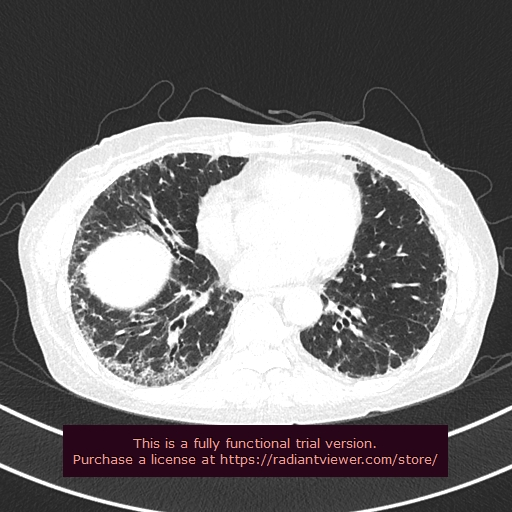
#> input picture test/reticular/1200001.jpg, 512 x 512 px
$ jupyter execute --allow-errors '统一肺实质分割算法2.0.ipynb'
#> lines starting #> are read from the running program, lines starting #| are printed output that depends on the picture; after the words box and inside, x2 and y2 are one past the last pixel; in counts of white or black regions, pixels touching at a corner belong together; long printed decimals are rounded
[cell 1]
import cv2 as cv
import matplotlib.pyplot as plt
import numpy as np

[cell 2]
img=cv.imread("test/reticular/1200001.jpg")#转换成灰度图
#> img is the input picture: shape (512, 512, 3); mean B, G, R 117.2, 115.9, 118.9
img=cv.cvtColor(img,cv.COLOR_BGR2GRAY)
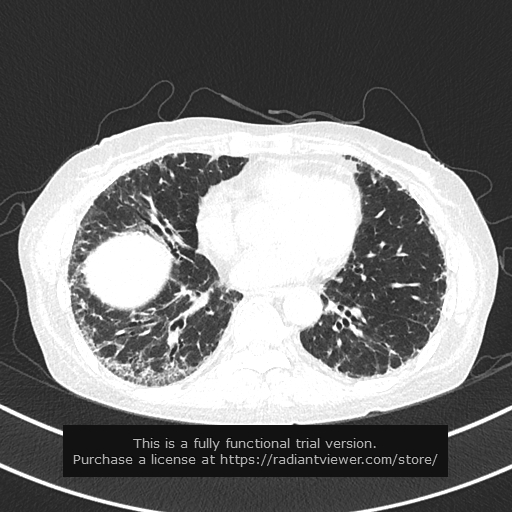
#> img: shape (512, 512); min 5, max 255, mean 117
plt.imshow(img,cmap="gray")

[cell 3]
#全局阈值分割
meanGray=img.mean() #平均灰度值
#> meanGray = 117
ret,thresh=cv.threshold(img,meanGray,255,cv.THRESH_BINARY)
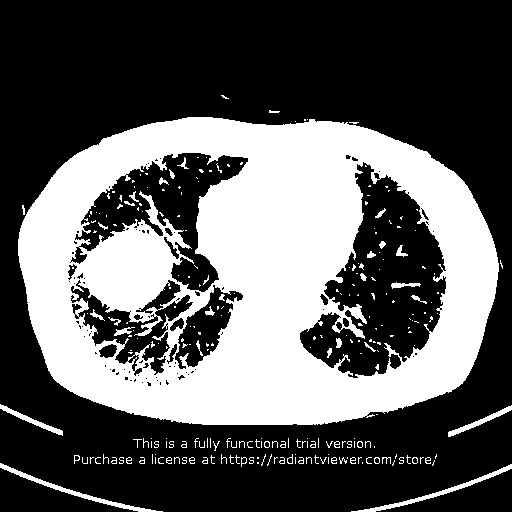
#> thresh: shape (512, 512); 36.3% white; 261 white regions (204 under 20 px), largest, box (x1, y1, x2, y2) and area: (18, 117, 499, 425) 90133, (0, 463, 163, 512) 704, (351, 464, 512, 512) 677
#> ret = 116
T=meanGray
#> T = 117

result=[]
T_last=0
print(abs(T_last-T))
#| 116.968
while abs(T_last-T)>0.1:
    T_last=T
    zero_value=0
    zero_num=0
    one_value=0
    one_num=0
    for i in range(img.shape[0]):
        for j in range(img.shape[1]):
            if thresh[i,j]==0:
                zero_num+=1
                zero_value+=img[i,j]
            else:
                one_num+=1
                one_value+=img[i,j]

    T=((zero_value/zero_num)+(one_value/one_num))/2 #计算前景和背景的平均灰度

    meanGray=T
    print(meanGray)
    ret,thresh=cv.threshold(img,meanGray,255,cv.THRESH_BINARY)
    result.append(thresh)
#> this loop made 4 passes
#> (T_last, T, meanGray, ret) on passes 1 to 4: (117, 142.4, 142.4, 142), (142.4, 145.6, 145.6, 145), (145.6, 145.9, 145.9, 145), (145.9, 145.9, 145.9, 145)
#| 142.356
#| 145.596
#| 145.887
#| 145.887
#> pass 1, `ret,thresh=cv.threshold(img,meanGray,255,cv.THRESH_BINARY)`:
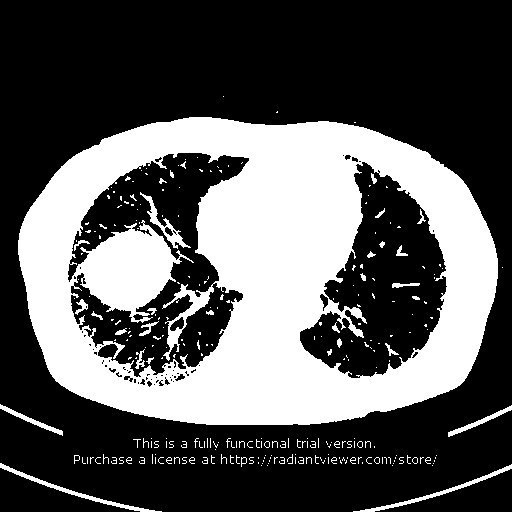
#> thresh: shape (512, 512); 34.8% white; 283 white regions (246 under 20 px), largest, box (x1, y1, x2, y2) and area: (18, 117, 498, 425) 86126, (0, 463, 162, 512) 645, (353, 464, 512, 512) 607
#> after the loop, result = 4 items
plt.imshow(thresh,cmap="gray")

[cell 4]
contours, hierarchy = cv.findContours(thresh,cv.RETR_EXTERNAL, cv.CHAIN_APPROX_SIMPLE)
#> contours = 140 contours, 129 with area under 20; largest, box (x1, y1, x2, y2) and area: (18, 117, 498, 425) 122754, (0, 463, 161, 512) 470, (354, 464, 512, 512) 443, (448, 406, 512, 437) 240, (0, 404, 63, 436) 238
maxArea=0
maxContour=[]
index=0
for i in range(len(contours)):
    area = cv.contourArea(contours[i])
    if area>maxArea:
        maxArea=area
        maxContour=contours[i]
#> this loop made 140 passes
#> (area, maxArea) on passes 5, 11, 139: (443, 443), (470, 470), (122754, 122754)
#> area on passes 30, 36, 55: 25, 25, 28.5
#> after the loop, maxArea = 122754; maxContour = contour of 574 points, box (x1, y1, x2, y2) (18, 117, 498, 425), area 122754

i=cv.drawContours(img, [maxContour], 0, (0,150,100), 3)
plt.imshow(i,cmap="gray")

[cell 5]
#判断点是否在最大连通区域轮廓内,制作掩模
mask=thresh.copy()
isIn=0
for i in range(thresh.shape[0]):
    for j in range(thresh.shape[1]):
        isIn=cv.pointPolygonTest(maxContour,(j,i),False)

        if isIn==1:
            mask[i,j]=0
        else:
            mask[i,j]=255
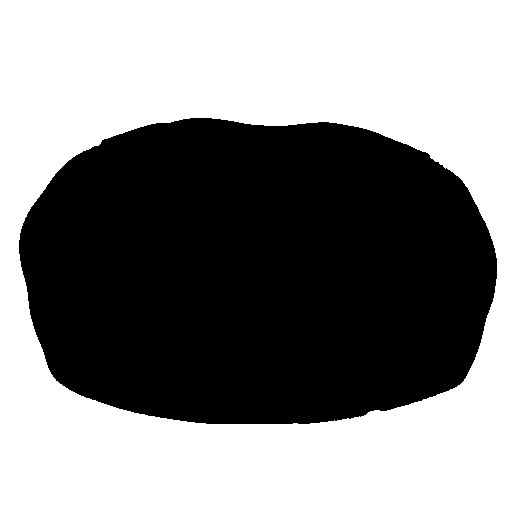
#> mask: shape (512, 512); 53.4% white; 1 black region, box (x1, y1, x2, y2) and area: (19, 118, 497, 424) 122139


plt.imshow(mask,cmap="gray")

[cell 6]
#取反
mask=~mask
result=mask-thresh
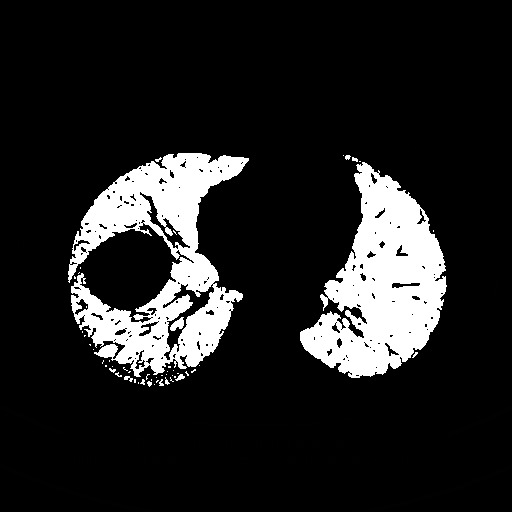
#> result: shape (512, 512); min 0, max 255, mean 34.5
plt.imshow(result,cmap="gray")

[cell 7]
#闭运算
kernel=cv.getStructuringElement(cv.MORPH_ELLIPSE,(3,3))
closing=cv.morphologyEx(result,cv.MORPH_CLOSE,kernel)#使用闭操作消除图像内部的小孔
mask=np.zeros([thresh.shape[0]+2,thresh.shape[1]+2],np.uint8)
fill1=result.copy()
cv.floodFill(fill1,mask=mask,seedPoint=(180,200),newVal=150)
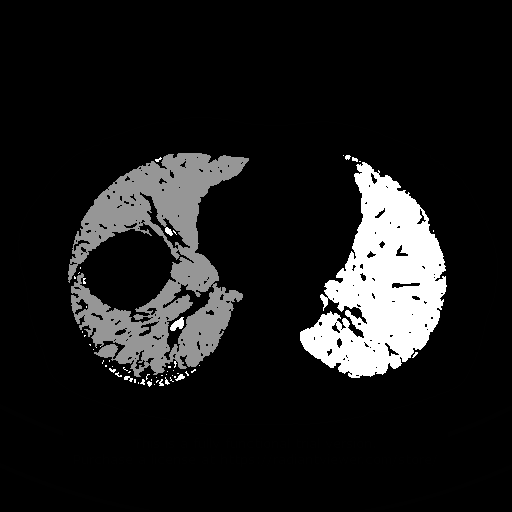
#> fill1: shape (512, 512); 6.84% of pixels changed, all inside (x1, y1, x2, y2) = (68, 153, 249, 377)
mask2=np.zeros([thresh.shape[0]+2,thresh.shape[1]+2],np.uint8)
fill2=result.copy()
cv.floodFill(fill2,mask=mask,seedPoint=(350,200),newVal=150)
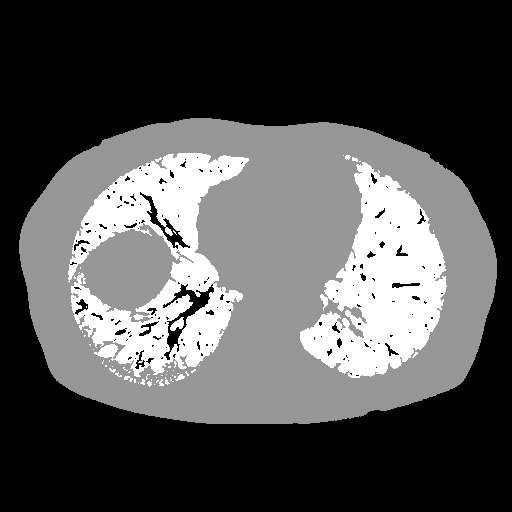
#> fill2: shape (512, 512); min 0, max 255, mean 82.4
plt.imshow(np.hstack((result,fill1,fill2)),cmap="gray")
mask3=np.zeros([thresh.shape[0]+2,thresh.shape[1]+2],np.uint8)
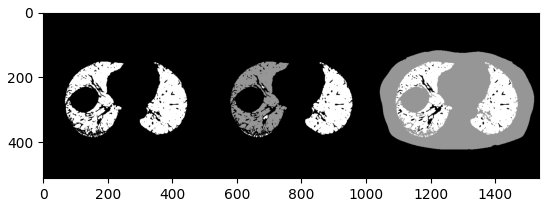
#> figure drawn by matplotlib, 1 panel

[cell 8]
mask_all=mask[1:mask.shape[0]-1,1:mask.shape[0]-1]+mask2[1:mask2.shape[0]-1,1:mask2.shape[0]-1]+mask3[1:mask3.shape[0]-1,1:mask3.shape[0]-1]
image=np.zeros(img.shape,np.uint8)
for i in range(img.shape[0]):
    for j in range(img.shape[1]):
        if mask_all[i,j]>=1:
            image[i,j]=255
        else:
            image[i,j]=0
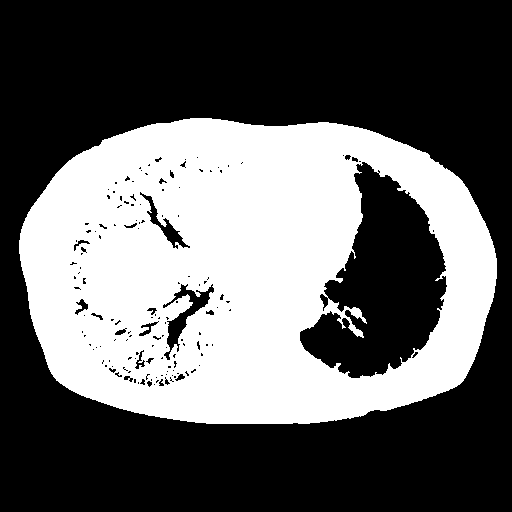
#> image: shape (512, 512); 38.8% white; 1 white region

plt.imshow(image,cmap="gray")

[cell 9]
contours, hierarchy = cv.findContours(image,cv.RETR_EXTERNAL, cv.CHAIN_APPROX_NONE)
#i=cv.drawContours(result,contours, -1, (0,150,100), 3)
#plt.imshow(i)

#找出2个最大面积的轮廓即为
maxArea1=0 #第一大
maxArea2=0 #第二大
maxContour1=[]
maxContour2=[]

for i in range(len(contours)):
    area = cv.contourArea(contours[i])
    if area>maxArea2 and area<maxArea1:
        maxArea2=area
        maxContour2=contours[i]
    elif area>maxArea1:
        maxArea2=maxArea1
        maxContour2=maxContour1.copy()
        maxContour1=contours[i]


#凸包
hull1 = cv.convexHull(maxContour1)
#> (the rest of this cell did not finish here and is left out)

[cell 10]
#用2个凸包制作掩模
mask=thresh.copy()
isIn=0
#> (the rest of this cell did not finish here and is left out)

[cell 11]
finalResult=np.zeros(img.shape,np.uint8)
for i in range(img.shape[0]):
    for j in range(img.shape[1]):
        if mask[i,j]==0:
            finalResult[i,j]=img[i,j]
        else:
            finalResult[i,j]=0
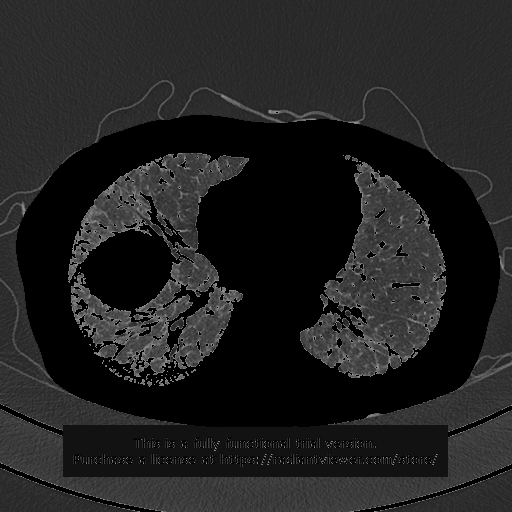
#> finalResult: shape (512, 512); min 0, max 145, mean 33

plt.imshow(cv.cvtColor(finalResult,cv.COLOR_BGR2RGB))

$ run again, with test/reticular/0100001.jpg copied over test/reticular/1200001.jpg
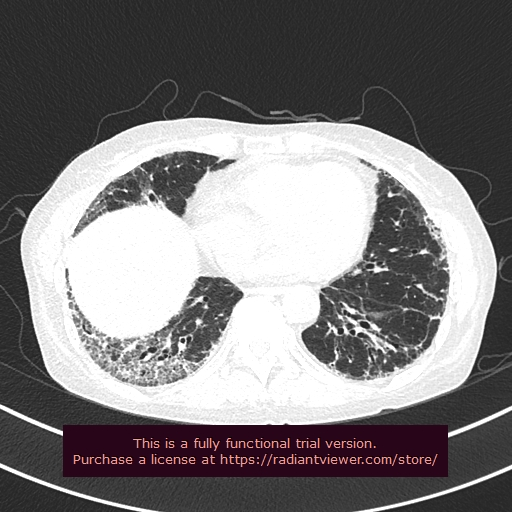
#> input picture test/reticular/0100001.jpg, 512 x 512 px
#> img is the input picture: shape (512, 512, 3); mean B, G, R 124, 122.7, 125.7
#> img: shape (512, 512)
#> `meanGray=img.mean()`: meanGray = 123.8
#> `ret,thresh=cv.threshold(img,meanGray,255,cv.THRESH_BINARY)`:
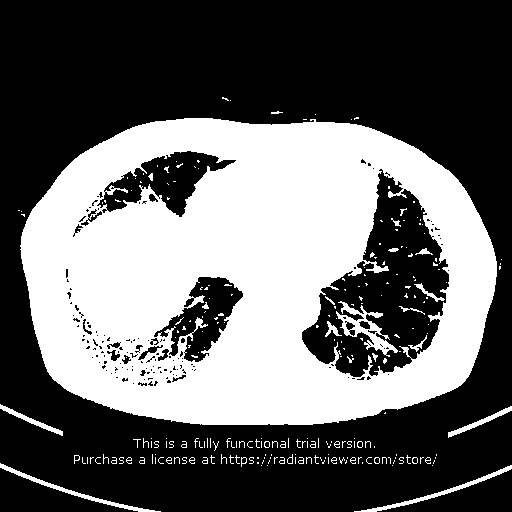
#> thresh: shape (512, 512); 39.4% white; 246 white regions (201 under 20 px), largest, box (x1, y1, x2, y2) and area: (20, 118, 497, 425) 97936, (336, 301, 398, 357) 982, (0, 463, 161, 512) 647
#> `ret,thresh=cv.threshold(img,meanGray,255,cv.THRESH_BINARY)`: ret = 123
#> `T=meanGray`: T = 123.8
#| 123.764
#> the loop `while abs(T_last-T)>0.1:` made 4 passes
#> (T_last, T, meanGray, ret) on passes 1 to 4: (123.8, 143.9, 143.9, 143), (143.9, 146.1, 146.1, 146), (146.1, 146.4, 146.4, 146), (146.4, 146.4, 146.4, 146)
#> (printed output is left out)
#> after the loop `while abs(T_last-T)>0.1:`: result = 4 items
#> `contours, hierarchy = cv.findContours(thresh,cv.RETR_EXTERNAL, cv.CHAI..`: contours = 162 contours, 156 with area under 20; largest, box (x1, y1, x2, y2) and area: (21, 118, 497, 425) 121904, (0, 463, 159, 512) 449, (355, 465, 512, 512) 412, (448, 406, 512, 437) 237, (0, 404, 63, 436) 234, (74, 455, 80, 464) 24
#> the loop `for i in range(len(contours)):` made 162 passes
#> (area, maxArea) on passes 1, 12, 159: (412.5, 412.5), (449, 449), (121904, 121904)
#> after the loop `for i in range(len(contours)):`: maxArea = 121904; maxContour = contour of 542 points, box (x1, y1, x2, y2) (21, 118, 497, 425), area 121904
#> fill1: shape (512, 512); min 0, max 255, mean 23
#> after the loop `for i in range(img.shape[0]):`:
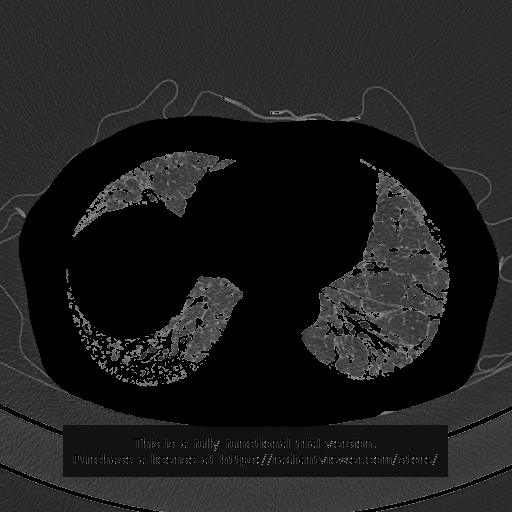
#> finalResult: shape (512, 512); min 0, max 146, mean 30.9
